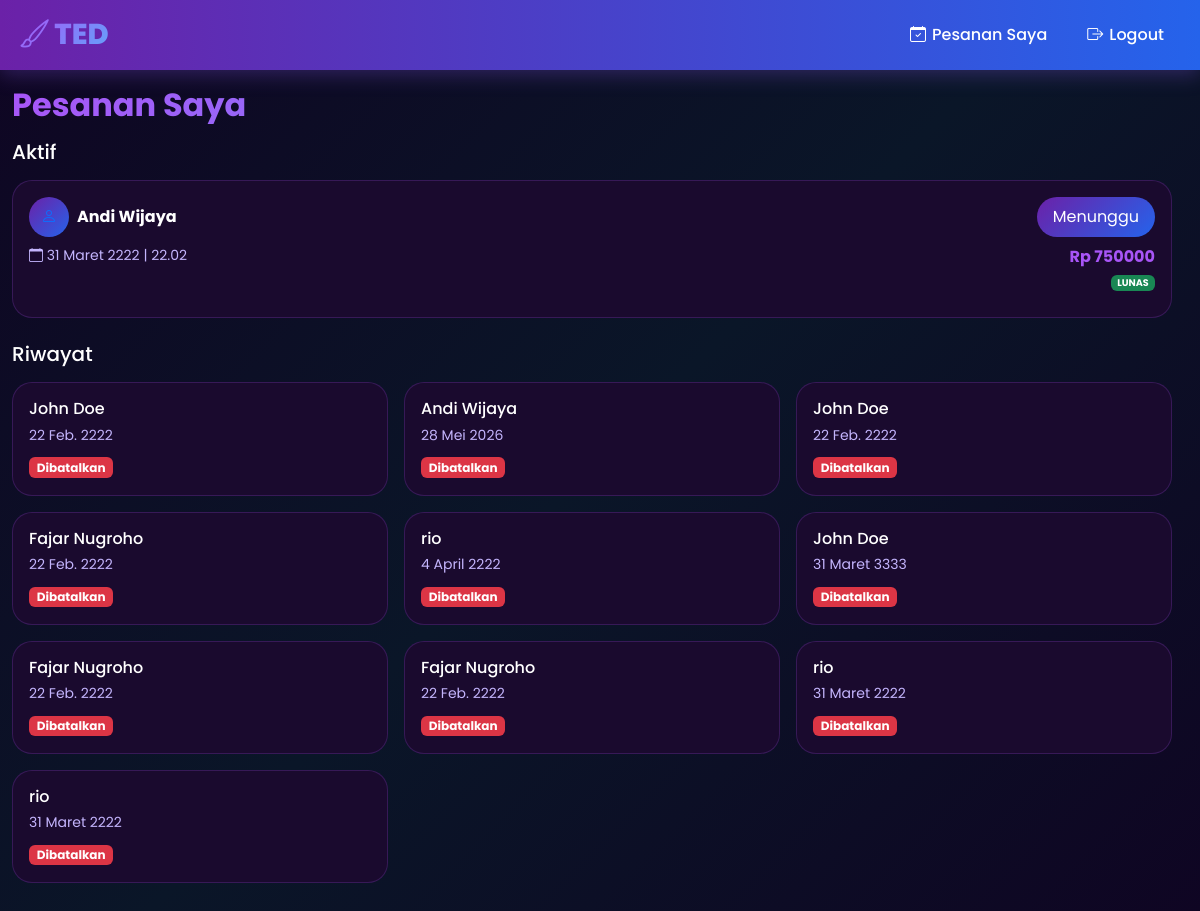
/my-bookings/ (signed in), run on the app's committed database.
### tedapp/models.py (models this page shows, shortened)
class Booking(models.Model):
    STATUS_CHOICES = [
        ('pending', 'Menunggu'),
        ('confirmed', 'Dikonfirmasi'),
        ('on_the_way', 'Dalam Perjalanan'),
        ('arrived', 'Tiba'),
        ('started', 'Sedang Dikerjakan'),
        ('completed', 'Selesai'),
        ('cancelled', 'Dibatalkan'),
    ]
    SERVICE_TYPE_CHOICES = [
        ('studio', 'Ke Studio'),
        ('home', 'Ke Rumah'),
    ]
    PAYMENT_METHOD_CHOICES = [
        ('cash', 'Tunai'),
        ('gopay', 'GoPay'),
        ('ovo', 'OVO'),
        ('dana', 'DANA'),
        ('shopeepay', 'ShopeePay'),
        ('transfer', 'Transfer Bank'),
    ]
    PAYMENT_STATUS_CHOICES = [
        ('pending', 'Menunggu'),
        ('paid', 'Lunas'),
        ('failed', 'Gagal'),
    ]
    user = models.ForeignKey(User, on_delete=models.CASCADE, related_name='bookings')
    artist = models.ForeignKey(Artist, on_delete=models.CASCADE, related_name='bookings')
    service = models.ForeignKey(Service, on_delete=models.CASCADE, related_name='bookings')
    service_type = models.CharField(max_length=10, choices=SERVICE_TYPE_CHOICES)
    payment_method = models.CharField(max_length=20, choices=PAYMENT_METHOD_CHOICES, default='cash')
    payment_status = models.CharField(max_length=20, choices=PAYMENT_STATUS_CHOICES, default='pending')
    booking_date = models.DateField()
    booking_time = models.TimeField()
    address = models.TextField()
    city = models.CharField(max_length=100)
    user_latitude = models.DecimalField(max_digits=9, decimal_places=6, null=True, blank=True)
    user_longitude = models.DecimalField(max_digits=9, decimal_places=6, null=True, blank=True)
    description = models.TextField(blank=True)
    status = models.CharField(max_length=20, choices=STATUS_CHOICES, default='pending')
    total_price = models.DecimalField(max_digits=10, decimal_places=0)
    notes = models.TextField(blank=True)
    cancellation_reason = models.TextField(blank=True)
    estimated_arrival = models.IntegerField(default=0, help_text='Estimasi waktu arrival dalam menit')
    created_at = models.DateTimeField(auto_now_add=True)
    updated_at = models.DateTimeField(auto_now=True)

class Artist(models.Model):
    user = models.OneToOneField(User, on_delete=models.CASCADE, null=True, blank=True, related_name='artist_profile')
    name = models.CharField(max_length=200)
    nickname = models.CharField(max_length=100)
    photo = models.ImageField(upload_to='artists/', blank=True, null=True)
    phone = models.CharField(max_length=20)
    email = models.EmailField(blank=True)
    address = models.CharField(max_length=300)
    city = models.CharField(max_length=100)
    latitude = models.DecimalField(max_digits=9, decimal_places=6, null=True, blank=True)
    longitude = models.DecimalField(max_digits=9, decimal_places=6, null=True, blank=True)
    current_latitude = models.DecimalField(max_digits=9, decimal_places=6, null=True, blank=True, help_text='Lokasi saat ini (mobile tracking)')
    current_longitude = models.DecimalField(max_digits=9, decimal_places=6, null=True, blank=True, help_text='Lokasi saat ini (mobile tracking)')
    description = models.TextField()
    specializations = models.CharField(max_length=300)
    experience_years = models.IntegerField(default=0)
    rating = models.DecimalField(max_digits=3, decimal_places=2, default=0)
    total_reviews = models.IntegerField(default=0)
    is_available_home = models.BooleanField(default=True)
    is_available_studio = models.BooleanField(default=True)
    home_service_fee = models.DecimalField(max_digits=10, decimal_places=0, default=0)
    studio_name = models.CharField(max_length=200, blank=True)
    studio_address = models.CharField(max_length=300, blank=True)
    service_radius_km = models.DecimalField(max_digits=5, decimal_places=2, default=20, help_text='Radius layanan dalam km')
    is_verified = models.BooleanField(default=False)
    is_active = models.BooleanField(default=True)
    is_online = models.BooleanField(default=False, help_text='Artist sedang online/menerima order')
    payment_gopay = models.CharField(max_length=30, blank=True, help_text='Nomor GoPay')
    payment_ovo = models.CharField(max_length=30, blank=True, help_text='Nomor OVO')
    payment_dana = models.CharField(max_length=30, blank=True, help_text='Nomor DANA')
    payment_shopeepay = models.CharField(max_length=30, blank=True, help_text='Nomor ShopeePay')
    payment_transfer = models.CharField(max_length=50, blank=True, help_text='Nomor Rekening Transfer Bank')
    payment_bank_name = models.CharField(max_length=50, blank=True, help_text='Nama Bank')
    created_at = models.DateTimeField(auto_now_add=True)

### tedapp/views.py (the view)
# urls.py: path('my-bookings/', views.my_bookings, name='my_bookings'),
@login_required
def my_bookings(request):
    active_bookings = Booking.objects.filter(user=request.user).exclude(
        status__in=['completed', 'cancelled']
    ).order_by('-created_at')
    past_bookings = Booking.objects.filter(user=request.user, status__in=['completed', 'cancelled']).order_by('-created_at')[:10]
    context = {
        'active_bookings': active_bookings,
        'past_bookings': past_bookings,
    }
    return render(request, 'tedapp/my_bookings.html', context)

### tedapp/templates/tedapp/my_bookings.html (shortened to what this page needs)
{% extends 'tedapp/base.html' %}
{% block content %}
<div class="container py-3">
    <h2 class="section-title mb-3">Pesanan Saya</h2>
    {% if active_bookings %}
    <h5 class="mb-3">Aktif</h5>
    <div class="row g-3 mb-4">
        {% for booking in active_bookings %}
        <div class="col-12">
            <a href="{% url 'booking_detail' booking.id %}" class="text-decoration-none">
                <div class="card-ted p-3">
                    <div class="d-flex justify-content-between align-items-center mb-2">
                        <div class="d-flex align-items-center">
                            {% if booking.artist.photo %}
                            <img src="{{ booking.artist.photo.url }}" class="rounded-circle me-2" style="width: 40px; height: 40px; object-fit: cover;">
                            {% else %}
                            <div class="rounded-circle me-2 d-flex align-items-center justify-content-center" style="width: 40px; height: 40px; background: linear-gradient(135deg, var(--primary-purple) 0%, var(--primary-blue) 100%);">
                                <i class="bi bi-person"></i>
                            </div>
                            {% endif %}
                            <strong class="text-white">{{ booking.artist.name }}</strong>
                        </div>
                        <span class="badge-ted
                            {% if booking.status == 'pending' %}bg-warning
                            {% elif booking.status == 'confirmed' %}bg-success
                            {% elif booking.status == 'on_the_way' %}bg-info
                            {% elif booking.status == 'arrived' %}bg-primary
                            {% else %}bg-secondary{% endif %}">
                            {{ booking.get_status_display }}
                        </span>
                    </div>
                    <div class="d-flex justify-content-between mb-2">
                        <small style="color: var(--text-secondary);">
                            <i class="bi bi-calendar"></i> {{ booking.booking_date }} | {{ booking.booking_time }}
                        </small>
                        <div class="text-end">
                            <strong style="color: var(--accent-purple);">Rp {{ booking.total_price|floatformat:0 }}</strong>
                            {% if booking.payment_status == 'paid' %}
                            <br><span class="badge bg-success" style="font-size: 0.6rem;">LUNAS</span>
                            {% endif %}
                        </div>
                    </div>
                </div>
            </a>
        </div>
        {% endfor %}
    </div>
    {% endif %}
    {% if past_bookings %}
    <h5 class="mb-3">Riwayat</h5>
    <div class="row g-3">
        {% for booking in past_bookings %}
        <div class="col-6 col-md-4">
            <a href="{% url 'booking_detail' booking.id %}" class="text-decoration-none">
                <div class="card-ted p-3 h-100">
                    <h6 class="mb-1 text-white">{{ booking.artist.name }}</h6>
                    <small style="color: var(--text-secondary);">{{ booking.booking_date }}</small>
                    <div class="mt-2">
                        <span class="badge {% if booking.status == 'completed' %}bg-success{% else %}bg-danger{% endif %}">
                            {{ booking.get_status_display }}
                        </span>
                    </div>
                </div>
            </a>
        </div>
        {% endfor %}
    </div>
    {% endif %}
</div>
{% endblock %}

### static/base.css (style rules this page uses)
:root { --primary-purple: #6B21A8; --primary-purple-light: #9333EA; --primary-purple-dark: #581C87; --primary-blue: #2563EB; --primary-blue-light: #3B82F6; --primary-blue-dark: #1D4ED8; --accent-purple: #A855F7; --accent-blue: #60A5FA; --dark-bg: #0F0523; --card-bg: #1A0A2E; --text-primary: #FFFFFF; --text-secondary: #C4B5FD; --safe-area-bottom: env(safe-area-inset-bottom, 0px); }
* { margin: 0; padding: 0; box-sizing: border-box; -webkit-tap-highlight-color: transparent; -webkit-touch-callout: none; -webkit-user-select: none; user-select: none; }
html { overflow-x: hidden !important; max-width: 100vw !important; width: 100% !important; touch-action: pan-y pinch-zoom; }
body { font-family: 'Poppins', sans-serif; background: linear-gradient(135deg, var(--dark-bg) 0%, #0A1628 50%, var(--dark-bg) 100%); color: var(--text-primary); min-height: 100vh; overflow-x: hidden !important; overflow-y: auto; -webkit-overflow-scrolling: touch; padding-top: 70px; padding-bottom: 20px; max-width: 100%; width: 100%; touch-action: pan-y; }
.container, .row, section, article, main, nav, header, footer, div { max-width: 100%; overflow-x: hidden; }
@media (min-width: 1025px) { body { padding-top: 70px; } }
@media (min-width: 1025px) { .container { max-width: 1200px; } }
.card-ted { background: var(--card-bg); border: 1px solid rgba(168, 85, 247, 0.2); border-radius: 20px; overflow: hidden; transition: all 0.3s ease; }
.section-title { font-weight: 700; background: linear-gradient(135deg, var(--accent-purple) 0%, var(--accent-blue) 100%); -webkit-background-clip: text; -webkit-text-fill-color: transparent; background-clip: text; }
.badge-ted { background: linear-gradient(135deg, var(--primary-purple) 0%, var(--primary-blue) 100%); color: white; border-radius: 20px; padding: 0.5rem 1rem; }
@media (min-width: 769px) { body { padding-top: 70px; } }

### data on the page
Booking: artist.name "Andi Wijaya", status "Menunggu", booking_date "31 Maret 2222", booking_time "22.02", total_price "750000", payment_status "LUNAS"
Booking: artist.name "John Doe", booking_date "22 Feb. 2222", status "Dibatalkan"
Booking: artist.name "Andi Wijaya", booking_date "28 Mei 2026", status "Dibatalkan"
Booking: artist.name "John Doe", booking_date "22 Feb. 2222", status "Dibatalkan"
Booking: artist.name "Fajar Nugroho", booking_date "22 Feb. 2222", status "Dibatalkan"
Booking: artist.name "rio", booking_date "4 April 2222", status "Dibatalkan"
Booking: artist.name "John Doe", booking_date "31 Maret 3333", status "Dibatalkan"
Booking: artist.name "Fajar Nugroho", booking_date "22 Feb. 2222", status "Dibatalkan"
Booking: artist.name "Fajar Nugroho", booking_date "22 Feb. 2222", status "Dibatalkan"
Booking: artist.name "rio", booking_date "31 Maret 2222", status "Dibatalkan"
Booking: artist.name "rio", booking_date "31 Maret 2222", status "Dibatalkan"
